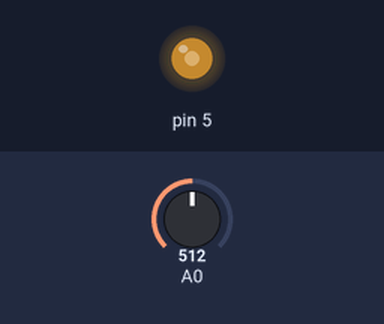
A sketch run on a simulated Arduino Uno, built with avr-gcc and run on an emulated ATmega328P. On the bench: output pins drawn as LEDs (lit = HIGH). The test bench sets the inputs (shaded band); at power-on: A0 = 512.

Above: at 1.2 s.
1.3 s: A0 set to 716
At 2.2 s:
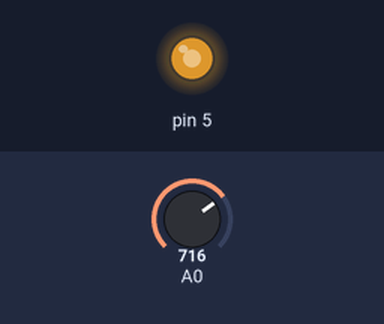
2.8 s: A0 set to 900
At 3.3 s:
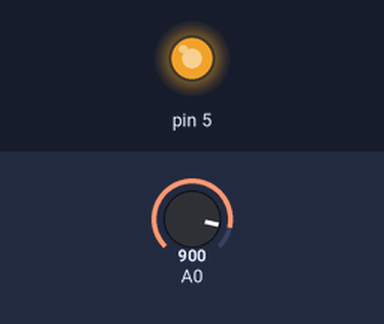
4.3 s: A0 set to 122
At 5.5 s:
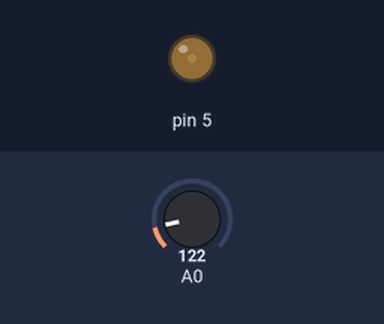
5.8 s: A0 set to 0
At 6.8 s:
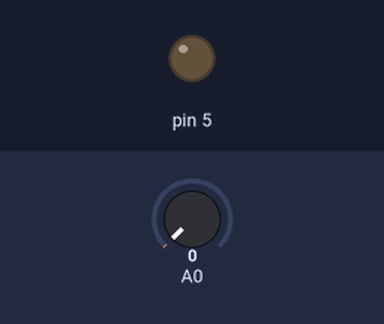
7.3 s: A0 set to 511
At 7.9 s:
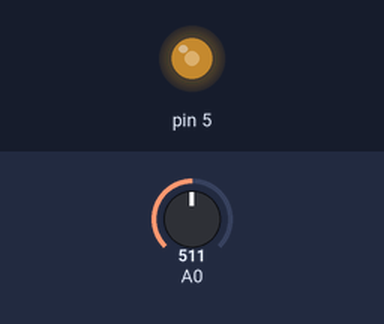
Timing chart, 0 to 9.8 s (numbered marks = the images above; inputs shaded):
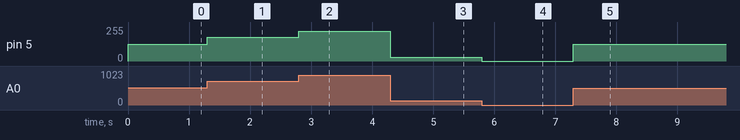

Measured:
- after the input at 1.3 s, pin 5: 127/255 → 178/255 at once
- after the input at 2.8 s, pin 5: 178/255 → 224/255 at once
- after the input at 4.3 s, pin 5: 224/255 → 30/255 at once
- after the input at 5.8 s, pin 5: 30/255 → 0/255 at once
- after the input at 7.3 s, pin 5: 0/255 → 127/255 at once

The sketch:

analogA0.ino
```cpp
//Declare integer to hold value read by analog read 0-1023
int valA0;

void setup() {
//pin mode OUTPUT data or energy out
pinMode(5, OUTPUT);
//usually you don't need to set analog pinmode because they always take data in
}

void loop() {
//get Inputs
//lower case a0, d1 is not defined. d0 is not defined.
valA0 = analogRead(A0);

//interact with world
//scale the values for the proper OUTPUT
//do not have to scale digital INPUT D0
int mapA0 = map(valA0, 0, 1023, 0, 255);

//send Outputs
analogWrite(5, mapA0);

}
```
